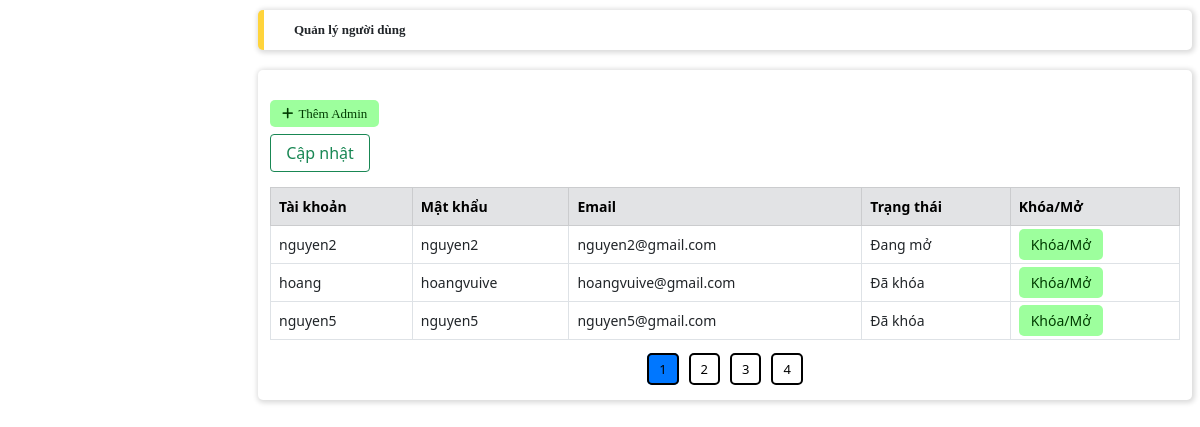
Page /adminuser.php on the committed database.
### tables this page shows
CREATE TABLE `users` (
  `id` int(11) NOT NULL,
  `username` varchar(50) DEFAULT NULL,
  `password` varchar(255) DEFAULT NULL,
  `email` varchar(255) DEFAULT NULL,
  `is_admin` tinyint(1) DEFAULT 0,
  `status` tinyint(1) NOT NULL DEFAULT 0
);

### adminuser.php (the view, shortened to what this page needs)
<?php
include('./config.php');
if (isset($_GET['page'])) {
    $page = $_GET['page'];
} else {
    $page = 1;
}
$rowperpage = 3;
$perRow = $page * $rowperpage - $rowperpage;
$sqlphantrang = "SELECT * FROM users ORDER BY is_admin ASC LIMIT $perRow,$rowperpage";
$queryphantrang = mysqli_query($conn, $sqlphantrang);
$totalRow = mysqli_num_rows(mysqli_query($conn, "SELECT * FROM users"));
$totalPage = ceil($totalRow / $rowperpage);
$listPage = "";
for ($i = 1; $i <= $totalPage; $i++) {
    if ($page == $i) {
        $listPage .= '<a href="#" class="phan_trang active" style="background-color: #0077FF">' . $i . '</a>';
    } else {
        $listPage .= '<a href="./admin.php?adminlayout=adminnguoidung&page=' . $i . '" class="phan_trang">' . $i . '</a>';
    }
}
?>
<!DOCTYPE html>
<html lang="en">
<head>
    <link rel="stylesheet" type="text/css" href="./admin.css">
    <link rel="stylesheet" href="https://cdnjs.cloudflare.com/ajax/libs/bootstrap/5.0.2/css/bootstrap.min.css">
    <link rel="stylesheet" href="https://cdnjs.cloudflare.com/ajax/libs/font-awesome/6.4.0/css/all.min.css">
</head>
<body>
    <div class="content">
        <div class="row">
            <div class="title col-12 box_shadow">
                <b>Quản lý người dùng</b>
            </div>
        </div>
        <div class="row main_frame box_card box_shadow">
            <div class="element_btn">
                <div>
                    <a href="./admin.php?adminlayout=themadmin" class="addnew_btn"><i class="fas fa-plus"></i>Thêm Admin</a>
                </div>
            </div>
            <div class="table-responsive-lg">
                <table class="table table-bordered">
                    <form action="" method="post">
                        <thead>
                            <tr class="table-secondary">
                                <th scope="col">Tài khoản</th>
                                <th scope="col">Mật khẩu</th>
                                <th scope="col">Email</th>
                                <th scope="col">Trạng thái</th>
                                <th scope="col">Khóa/Mở</th>
                            </tr>
                        </thead>
                        <tbody>
                            <?php
                            while ($row = mysqli_fetch_assoc($queryphantrang)) {
                                if($row['status']==1){
                                    $khoa = 'Đã khóa';
                                }else{
                                    $khoa = 'Đang mở';
                                }
                                echo '<tr>
                       <td>' . $row['username'] . '</td>
                       <td>' . $row['password'] . '</td>
                       <td>' . $row['email'] . '</td>
                       <td>' . $khoa . '</td>
                       <td><a href="./adminkhoauser.php?page='.$page.'&id_user=' . $row['id'] . '" class="addnew_btn">Khóa/Mở</a></td>
                   </tr>';
                            }
                            ?>
                        </tbody>
                        <div>
                            <button type="submit" name="trang_thai" class="btn btn-outline-success" style="width:100px;">Cập nhật</button>
                        </div>
                    </form>
                </table>
            </div>
            <div class="category_paging">
                <?php
                echo $listPage;
                ?>
            </div>
        </div>
    </div>
</body>
</html>

### admin.css (style rules this page uses)
* { margin: 0; padding: 0; box-sizing: border-box; }
a { text-decoration: none; }
body { font-family: Roboto; background-color: #f5f5f5; }
.container, .row { padding: 0; margin: 0; }
.main_frame { padding: 20px 0 0 0; }
.content { margin-left: 250px; padding: 10px 20px 40px 20px; justify-content: center; }
.content .title { font-family: Roboto-Bold; font-size: 13px; background-color: #ffffff; border-radius: 5px; border-left: 6px solid #ffd43b; padding: 10px 30px; margin-bottom: 20px; }
.box_shadow { box-shadow: 1px 1px 5px 2px rgba(0, 0, 0, 0.14); }
.box_card { border-radius: 5px; margin-bottom: 20px; background-color: #ffffff; }
.element_btn { padding: 10px; text-align: left; }
.element_btn i { padding-right: 5px; }
.element_btn a { font-size: 13px; font-family: Roboto-Bold; }
.addnew_btn { color: #003c00; background-color: #9dff9d; padding: 6px 12px; border-radius: 5px; }
.table { margin-top: 15px; }
.table th, .table td { font-size: 14px; padding: 12px; }
.table, td, th { border-collapse: collapse; border: 1px solid #c8c7c7; }
.table thead { background-color: #dddddd; }
.title, tr { text-align: left; }
table { width: 98%; }
.category_paging { padding-bottom: 20px; text-align: center; }
.phan_trang { color: black; font-size: 13px; border: 2px solid black; border-radius: 5px; margin: 10px 5px; padding: 5px 10px; }
.menu a, .element_btn a, tbody td a, .category_paging a { text-decoration: none; }
.main_frame { align-items: center; }

### rows in the picture
users: username "nguyen2", password "nguyen2", email "nguyen2@gmail.com", status "Đang mở"
users: username "hoang", password "hoangvuive", email "hoangvuive@gmail.com", status "Đã khóa"
users: username "nguyen5", password "nguyen5", email "nguyen5@gmail.com", status "Đã khóa"
